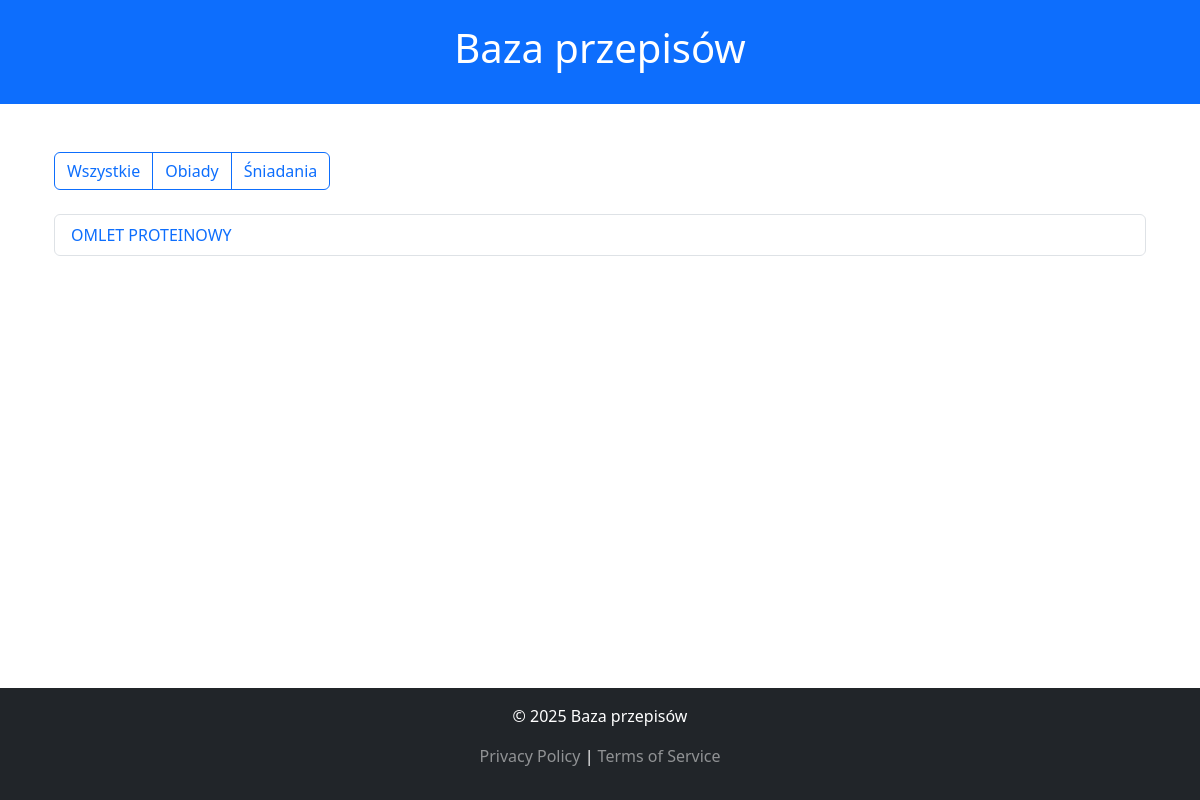
/recipesbase/?category=2, run on the app's committed database.
### recipesbase/models.py (models this page shows, shortened)
class Category(models.Model):
    name = models.CharField(max_length=100, unique=True)
    description = models.TextField(blank=True, null=True)

class Recipe(models.Model):
    name = models.CharField(max_length=200)
    category = models.ForeignKey(Category, on_delete=models.CASCADE, related_name="recipes")
    description = models.TextField(blank=True, null=True)
    ingredients = models.TextField(help_text="List of ingredients and quantities")
    instructions = models.TextField(help_text="Step-by-step cooking instructions")
    calories = models.PositiveIntegerField(help_text="Total calories in kcal")
    protein = models.FloatField(help_text="Protein content in grams")
    fat = models.FloatField(help_text="Fat content in grams")
    carbs = models.FloatField(help_text="Carbohydrate content in grams")
    created_at = models.DateTimeField(auto_now_add=True)
    updated_at = models.DateTimeField(auto_now=True)

### recipesbase/views.py (the view)
# urls.py: path("", views.index, name="index"),
def index(request):
    recipes = Recipe.objects.all()
    categories = Category.objects.all()
    category_id = request.GET.get('category')
    if category_id:
        recipes = recipes.filter(category_id=category_id)
    return render(request, "recipesbase/index.html", {"recipes": recipes, "categories": categories})

### recipesbase/templates/recipesbase/index.html (shortened to what this page needs)
{% extends "recipesbase/base.html" %}
{% block content %}
<div class="container">
  <div class="mb-4">
    <div class="btn-group" role="group">
      <a href="{% url 'index' %}" class="btn btn-outline-primary">
        {{ "Wszystkie" }}
      </a>
      {% for category in categories %}
      <a
        href="{% url 'index' %}?category={{ category.id }}"
        class="btn btn-outline-primary"
      >
        {{ category.name }}
      </a>
      {% endfor %}
    </div>
  </div>
  <ul class="list-group">
    {% for recipe in recipes %}
    <li class="list-group-item">
      <a href="{% url 'recipe' recipe.id %}" class="text-decoration-none"
        >{{ recipe.name }}</a
      >
    </li>
    {% endfor %}
  </ul>
</div>
{% endblock %}

### recipesbase/templates/recipesbase/base.html (style rules this page uses)
body { display: flex; flex-direction: column; min-height: 100vh; }

### data on the page
Category: name "Obiady"
Category: name "Śniadania"
Recipe: name "OMLET PROTEINOWY"

### other printed values
{{ "Wszystkie" }} "Wszystkie"
